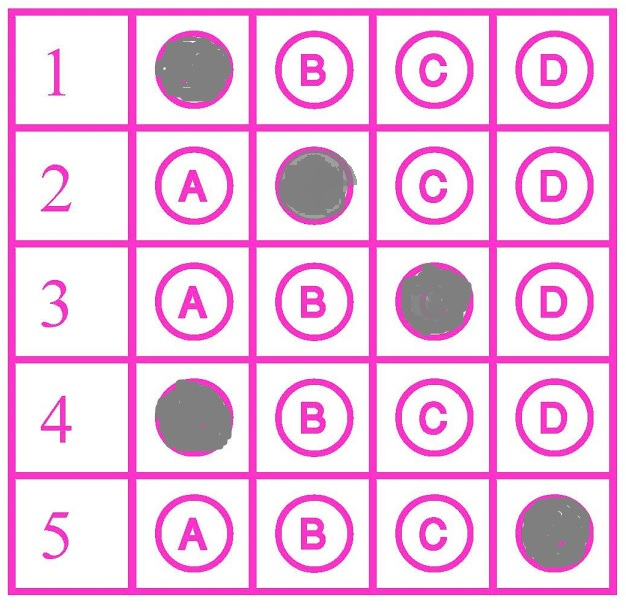
#> input picture bubble.jpg, 626 x 609 px
$ python q4.py
#> lines starting #> are read from the running program, lines starting #| are printed output that depends on the picture; after the words box and inside, x2 and y2 are one past the last pixel; in counts of white or black regions, pixels touching at a corner belong together
import cv2
import numpy as np

# read img and do the usual converting so we can process further
image = cv2.imread('bubble.jpg')
#> image is the input picture: shape (609, 626, 3); mean B, G, R 232.2, 200.1, 242.1
gray = cv2.cvtColor(image, cv2.COLOR_BGR2GRAY)
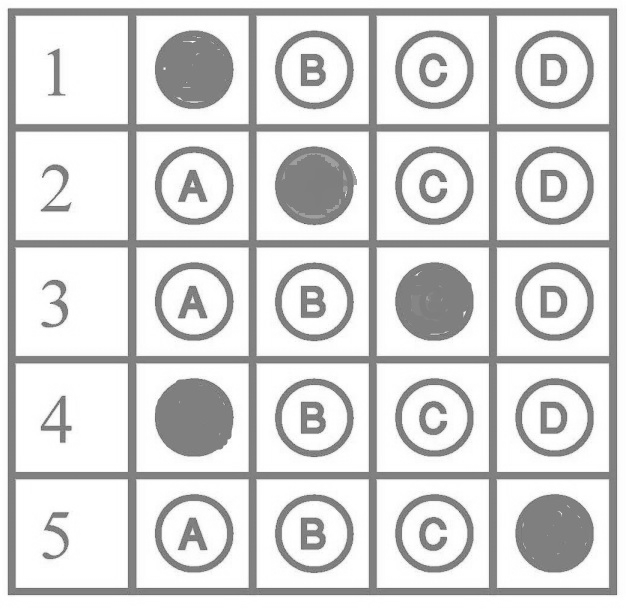
#> gray: shape (609, 626); min 88, max 255, mean 216.3
_, binary_image = cv2.threshold(gray, 240, 255, cv2.THRESH_BINARY)
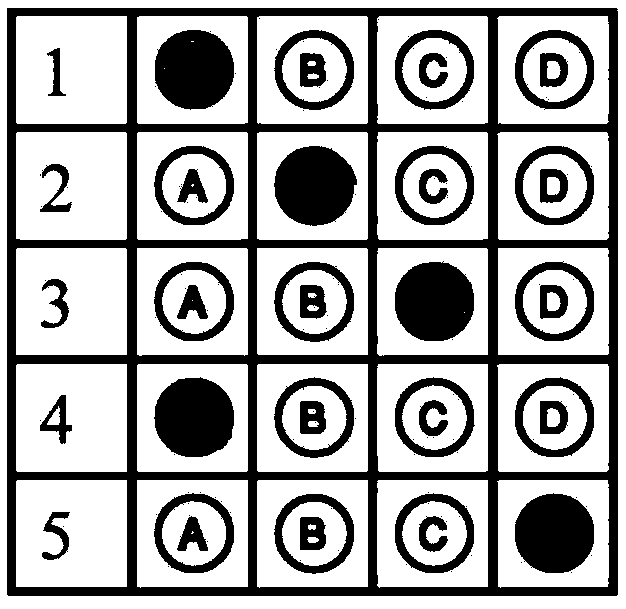
#> binary_image: shape (609, 626); 66.9% white; 135 black regions (94 under 20 px), largest, box (x1, y1, x2, y2) and area: (7, 8, 618, 596) 60900, (274, 146, 357, 226) 5103, (154, 377, 234, 457) 5103

kernel = np.ones((10, 13), np.uint8)
filled_image = cv2.morphologyEx(binary_image, cv2.MORPH_CLOSE, kernel)
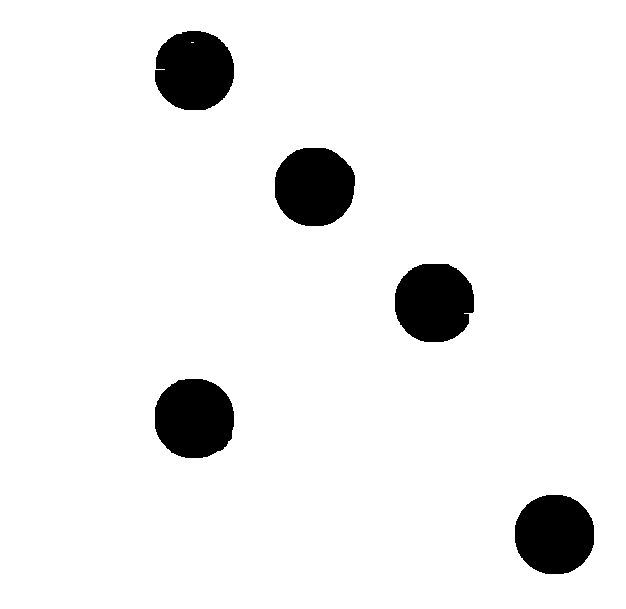
#> filled_image: shape (609, 626); 93.4% white; 5 black regions, box (x1, y1, x2, y2) and area: (155, 379, 234, 458) 5100, (275, 148, 355, 226) 5063, (515, 495, 594, 574) 5053, (155, 31, 234, 110) 5036, (395, 264, 474, 342) 5018

q=1
opt = ['A', 'B', 'C', 'D']

for i in range(filled_image.shape[0]):
    for j in range(100, filled_image.shape[1]):
        if ((i+75)%125==0) and ((j+75)%125==0):
            if filled_image[i, j]== 0:
                print(q, end=" ")
                q+=1
                ans = ((j)//125) -1
                print(opt[ans])
#> after the loop, q = 6


cv2.waitKey(0)
cv2.destroyAllWindows()
